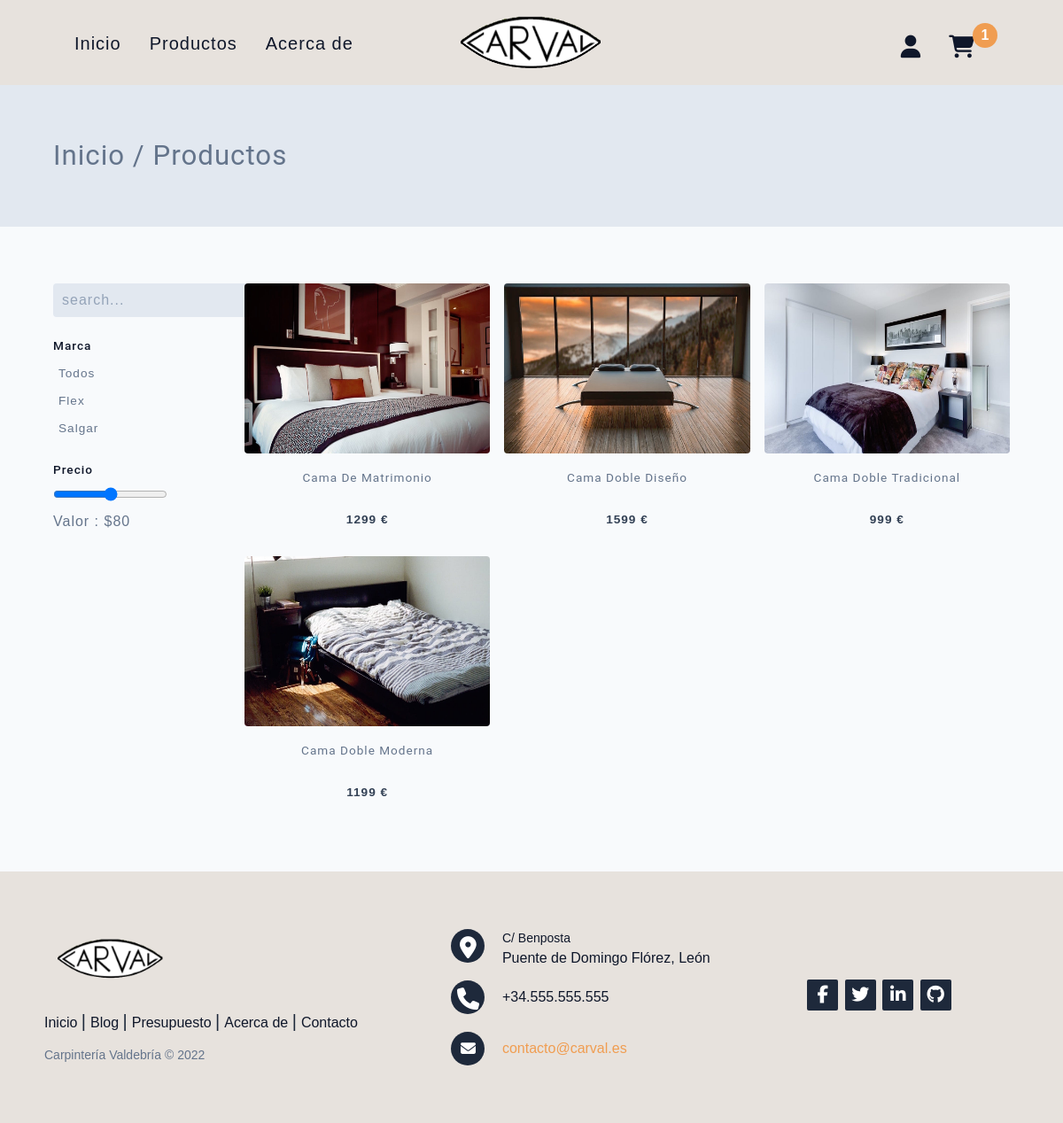
/products.php, run on the app's committed database.
### tables this page shows
CREATE TABLE `products` (
  `product_id` int(10) NOT NULL AUTO_INCREMENT,  
  `product_title` text NOT NULL, 
  `product_img` text NOT NULL,  
  `product_price` int(10) NOT NULL,  
  `product_desc` text NOT NULL,
  `product_featured` boolean NOT NULL DEFAULT false,
  `manufacturer_id` int(10) NOT NULL,
  PRIMARY KEY (`product_id`)
);

### include/functions.php (the view, shortened to what this page needs)
<?php
$db = mysqli_connect("localhost","root","","carval_db");
function getAllProducts()
{
  global $db;
  $get_products = "SELECT * FROM products";
  $run_products = mysqli_query($db, $get_products);
  while ($row_products = mysqli_fetch_array($run_products)) {
    $pro_id = $row_products['product_id'];
    $pro_title = $row_products['product_title'];
    $pro_price = $row_products['product_price'];
    $pro_img = $row_products['product_img'];
    echo "
  <article class='product'>
    <div class='product-container'>
      <a href='single-product.php?pro_id=$pro_id' ><img src='./assets/images/$pro_img' alt='product' class='product-img'></a>
      <div class='product-icons'>
        <a href='single-product.php?pro_id=$pro_id' class='product-icon'>
          <i class='fas fa-search'></i>
        </a>
        <button class='product-cart-btn product-icon' data-id='$pro_id'>
          <i class='fas fa-shopping-cart'></i>
        </button>
      </div>
    </div>
    <footer>
      <h5><a class='product-name' href='single-product.php?pro_id=$pro_id' >$pro_title</a></h5>
      <span class='product-price'>$pro_price €</span>
    </footer>
  </article>
  ";
  }
}

### products.php (shortened to what this page needs)
<?php
include("./include/functions.php");
?>
<!DOCTYPE html>
<html lang="en">
<body>
  <section class="page-hero">
    <div class="section-center">
      <h3 class="page-hero-title">Inicio / Productos</h3>
    </div>
  </section>
  <section class="products">
    <div class="filters">
      <div class="filters-container">
        <form class="input-form">
          <input type="text" class="search-input" placeholder="search..." />
        </form>
        <h5>Marca</h5>
        <article class="companies">
          <button class="company-btn">todos</button>
          <button class="company-btn">flex</button>
          <button class="company-btn">salgar</button>
        </article>
        <h5>Precio</h5>
        <form class="price-form">
          <input type="range" class="price-filter" min="0" value="50" max="100" />
        </form>
        <span class="price-value">Valor : $80</span>
      </div>
    </div>
    <div class="products-container">
      <?php getAllProducts() ?>
    </div>
  </section>
</body>
</html>

### data on the page
products: product_img (picture), product_title "Cama De Matrimonio", product_price "1299"
products: product_img (picture), product_title "Cama Doble Diseño", product_price "1599"
products: product_img (picture), product_title "Cama Doble Tradicional", product_price "999"
products: product_img (picture), product_title "Cama Doble Moderna", product_price "1199"
